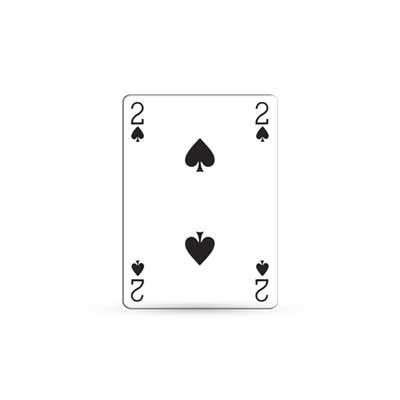
#> input picture PilottaCardDetetor/testImages/2Spades.png, 400 x 400 px, given in place of Club.png, which was not available
$ python CardDetector.py
#> lines starting #> are read from the running program, lines starting #| are printed output that depends on the picture; after the words box and inside, x2 and y2 are one past the last pixel; in counts of white or black regions, pixels touching at a corner belong together; pictures that were not available may be replaced by others from this repository, and a replacement may not be noted
import cv2
import np
import math
import sys

def readTemplateImage(path, label, templateImages):
#> called with path = 'img/Club.png', label = 'Club'
    img = cv2.imread(path)
#> img is the input picture: shape (400, 400, 3); mean B, G, R 251.1, 251.1, 251.2
    img = cv2.resize(img, (45, 45), interpolation=cv2.INTER_LINEAR)
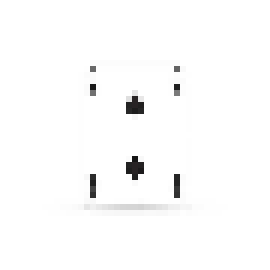
#> img: shape (45, 45, 3) (shown 6 times larger); mean B, G, R 251.5, 251.5, 251.5
    img_gray = cv2.cvtColor(img, cv2.COLOR_BGR2GRAY)
    w, h = img_gray.shape[::-1]
#> w = 45; h = 45
    (thresh, img_black) = cv2.threshold(img_gray, 127, 255, cv2.THRESH_BINARY)
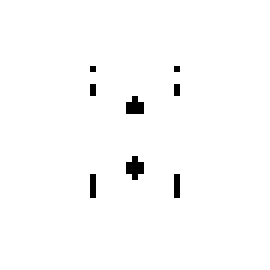
#> img_black: shape (45, 45) (shown 6 times larger); 98.6% white; black in thin lines or dots, all inside (x1, y1, x2, y2) = (15, 11, 30, 33)
    templateImages[label] = {
        "scale": (w, h),
        "img": img_black
    }

# [64 lines left out: function getGuess, not called in this run]

# currently not working because it is 2 digits
# "10_Heart.png",

suitTemplateImages = {}
valueTemmplateImages = {}

BASE_TEMPLATE_IMAGE_FOLDER = "img"

suitImages = [
    "Club",
    "Diamond",
    "Spade",
    "Heart"
]

valueImages = [
    "Ace",
    "2",
    "3",
    "4",
    "5",
    "6",
    "7",
    "8",
    "9",
    "10",
    "J",
    "Q",
    "K"
]

for suitImage in suitImages:
    readTemplateImage(f"{BASE_TEMPLATE_IMAGE_FOLDER}/{suitImage}.png", suitImage, suitTemplateImages)
#> pass 2 of the loop `for suitImage in suitImages:`:
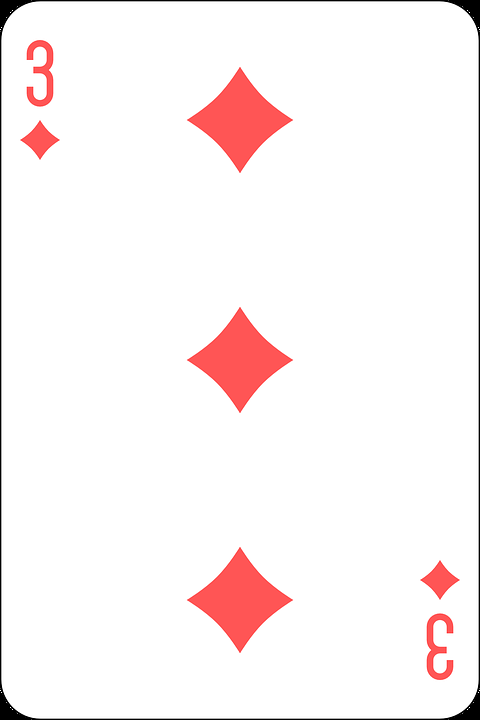
#> input picture PilottaCardDetetor/testImages/3Diamond.png, 480 x 720 px, given in place of Diamond.png, which was not available
#> in readTemplateImage, img is the input picture: shape (720, 480, 3); mean B, G, R 243.1, 243.1, 251.7
#> img: shape (45, 45, 3)
#> in readTemplateImage (call 2), `img_gray = cv2.cvtColor(img, cv2.COLOR_BGR2GRAY)`:
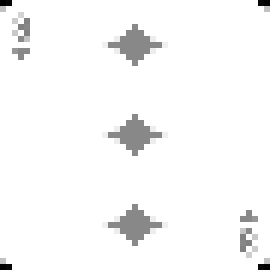
#> img_gray: shape (45, 45) (shown 6 times larger); min 0, max 255, mean 247.7
#> in readTemplateImage (call 2), `(thresh, img_black) = cv2.threshold(img_gray, 127, 255, cv2.THRESH_BIN..`:
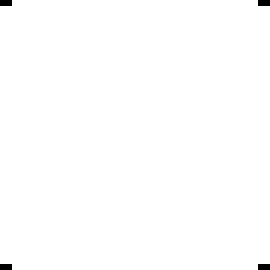
#> img_black: shape (45, 45) (shown 6 times larger); 99.6% white; black in thin lines or dots
#> (the run stopped early here; a loop or call above may not have finished)
